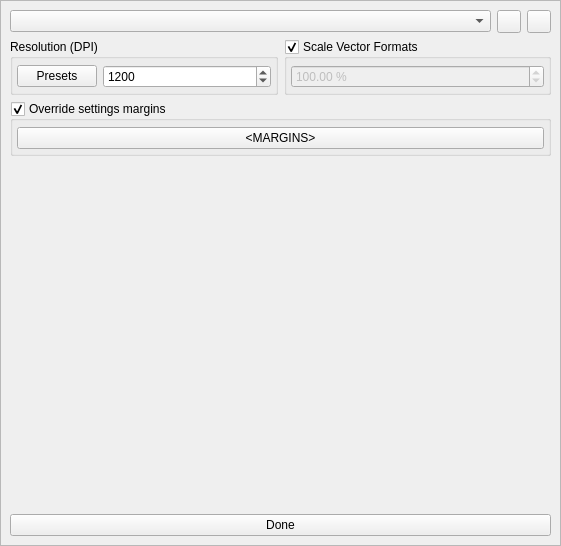
<?xml version="1.0" encoding="UTF-8"?>
<ui version="4.0">
 <class>KLFWorkflowSetup</class>
 <widget class="QWidget" name="KLFWorkflowSetup">
  <property name="geometry">
   <rect>
    <x>0</x>
    <y>0</y>
    <width>561</width>
    <height>546</height>
   </rect>
  </property>
  <property name="windowTitle">
   <string>Workflow</string>
  </property>
  <layout class="QGridLayout" name="gridLayout">
   <property name="leftMargin">
    <number>0</number>
   </property>
   <property name="topMargin">
    <number>0</number>
   </property>
   <property name="rightMargin">
    <number>0</number>
   </property>
   <property name="bottomMargin">
    <number>0</number>
   </property>
   <item row="0" column="0">
    <widget class="QFrame" name="wFrame">
     <property name="frameShape">
      <enum>QFrame::StyledPanel</enum>
     </property>
     <property name="frameShadow">
      <enum>QFrame::Raised</enum>
     </property>
     <layout class="QGridLayout" name="gridLayout_5">
      <item row="1" column="1">
       <widget class="QGroupBox" name="chkVectorScale">
        <property name="title">
         <string>Scale Vector Formats</string>
        </property>
        <property name="checkable">
         <bool>true</bool>
        </property>
        <layout class="QGridLayout" name="gridLayout_6">
         <property name="leftMargin">
          <number>4</number>
         </property>
         <property name="topMargin">
          <number>6</number>
         </property>
         <property name="rightMargin">
          <number>4</number>
         </property>
         <property name="bottomMargin">
          <number>4</number>
         </property>
         <item row="0" column="0">
          <widget class="QDoubleSpinBox" name="spnVectorScale">
           <property name="enabled">
            <bool>false</bool>
           </property>
           <property name="prefix">
            <string/>
           </property>
           <property name="suffix">
            <string notr="true"> %</string>
           </property>
           <property name="maximum">
            <double>99999.990000000005239</double>
           </property>
           <property name="singleStep">
            <double>20.000000000000000</double>
           </property>
           <property name="value">
            <double>100.000000000000000</double>
           </property>
          </widget>
         </item>
        </layout>
       </widget>
      </item>
      <item row="1" column="0">
       <widget class="QGroupBox" name="groupBox">
        <property name="title">
         <string>Resolution (DPI)</string>
        </property>
        <layout class="QGridLayout" name="gridLayout_4">
         <property name="leftMargin">
          <number>4</number>
         </property>
         <property name="topMargin">
          <number>6</number>
         </property>
         <property name="rightMargin">
          <number>4</number>
         </property>
         <property name="bottomMargin">
          <number>4</number>
         </property>
         <item row="0" column="0">
          <widget class="QPushButton" name="btnDPIPresets">
           <property name="sizePolicy">
            <sizepolicy hsizetype="Fixed" vsizetype="Fixed">
             <horstretch>0</horstretch>
             <verstretch>0</verstretch>
            </sizepolicy>
           </property>
           <property name="text">
            <string>Presets</string>
           </property>
          </widget>
         </item>
         <item row="0" column="1">
          <widget class="QSpinBox" name="spnDPI">
           <property name="minimum">
            <number>10</number>
           </property>
           <property name="maximum">
            <number>10000</number>
           </property>
           <property name="singleStep">
            <number>50</number>
           </property>
           <property name="value">
            <number>1200</number>
           </property>
          </widget>
         </item>
        </layout>
       </widget>
      </item>
      <item row="0" column="0" colspan="2">
       <layout class="QHBoxLayout" name="horizontalLayout">
        <item>
         <widget class="QComboBox" name="cbxWorkflow">
          <property name="sizePolicy">
           <sizepolicy hsizetype="Preferred" vsizetype="Fixed">
            <horstretch>2</horstretch>
            <verstretch>0</verstretch>
           </sizepolicy>
          </property>
         </widget>
        </item>
        <item>
         <widget class="QToolButton" name="btnUserScriptInfo">
          <property name="sizePolicy">
           <sizepolicy hsizetype="Fixed" vsizetype="Preferred">
            <horstretch>0</horstretch>
            <verstretch>0</verstretch>
           </sizepolicy>
          </property>
          <property name="icon">
           <iconset resource="klfres.qrc">
            <normaloff>:/pics/info.png</normaloff>:/pics/info.png</iconset>
          </property>
         </widget>
        </item>
        <item>
         <widget class="QToolButton" name="btnReloadWorkflows">
          <property name="sizePolicy">
           <sizepolicy hsizetype="Fixed" vsizetype="Preferred">
            <horstretch>0</horstretch>
            <verstretch>0</verstretch>
           </sizepolicy>
          </property>
          <property name="icon">
           <iconset resource="klfres.qrc">
            <normaloff>:/pics/refresh.png</normaloff>:/pics/refresh.png</iconset>
          </property>
         </widget>
        </item>
       </layout>
      </item>
      <item row="2" column="0" colspan="2">
       <widget class="QGroupBox" name="gbxOverrideMargins">
        <property name="title">
         <string>Override settings margins</string>
        </property>
        <property name="checkable">
         <bool>true</bool>
        </property>
        <layout class="QGridLayout" name="gridLayout_3">
         <property name="leftMargin">
          <number>4</number>
         </property>
         <property name="topMargin">
          <number>6</number>
         </property>
         <property name="rightMargin">
          <number>4</number>
         </property>
         <property name="bottomMargin">
          <number>4</number>
         </property>
         <item row="0" column="0">
          <widget class="KLFMarginsSelector" name="pushButton">
           <property name="text">
            <string>&lt;MARGINS&gt;</string>
           </property>
          </widget>
         </item>
        </layout>
       </widget>
      </item>
      <item row="3" column="0" colspan="2">
       <widget class="QStackedWidget" name="stkWorkflowConfig">
        <property name="sizePolicy">
         <sizepolicy hsizetype="Preferred" vsizetype="Expanding">
          <horstretch>0</horstretch>
          <verstretch>0</verstretch>
         </sizepolicy>
        </property>
        <widget class="QWidget" name="stkConfigWorkflow_default" native="true">
         <layout class="QGridLayout" name="gridLayout_2">
          <item row="3" column="0">
           <spacer name="verticalSpacer">
            <property name="orientation">
             <enum>Qt::Vertical</enum>
            </property>
            <property name="sizeHint" stdset="0">
             <size>
              <width>20</width>
              <height>40</height>
             </size>
            </property>
           </spacer>
          </item>
         </layout>
        </widget>
       </widget>
      </item>
      <item row="4" column="0" colspan="2">
       <widget class="QPushButton" name="btnDone">
        <property name="text">
         <string>Done</string>
        </property>
        <property name="icon">
         <iconset resource="klfres.qrc">
          <normaloff>:/pics/ok.png</normaloff>:/pics/ok.png</iconset>
        </property>
       </widget>
      </item>
     </layout>
    </widget>
   </item>
  </layout>
 </widget>
 <customwidgets>
  <customwidget>
   <class>KLFMarginsSelector</class>
   <extends>QPushButton</extends>
   <header>klfmarginsselector.h</header>
  </customwidget>
 </customwidgets>
 <resources>
  <include location="klfres.qrc"/>
 </resources>
 <connections/>
</ui>
